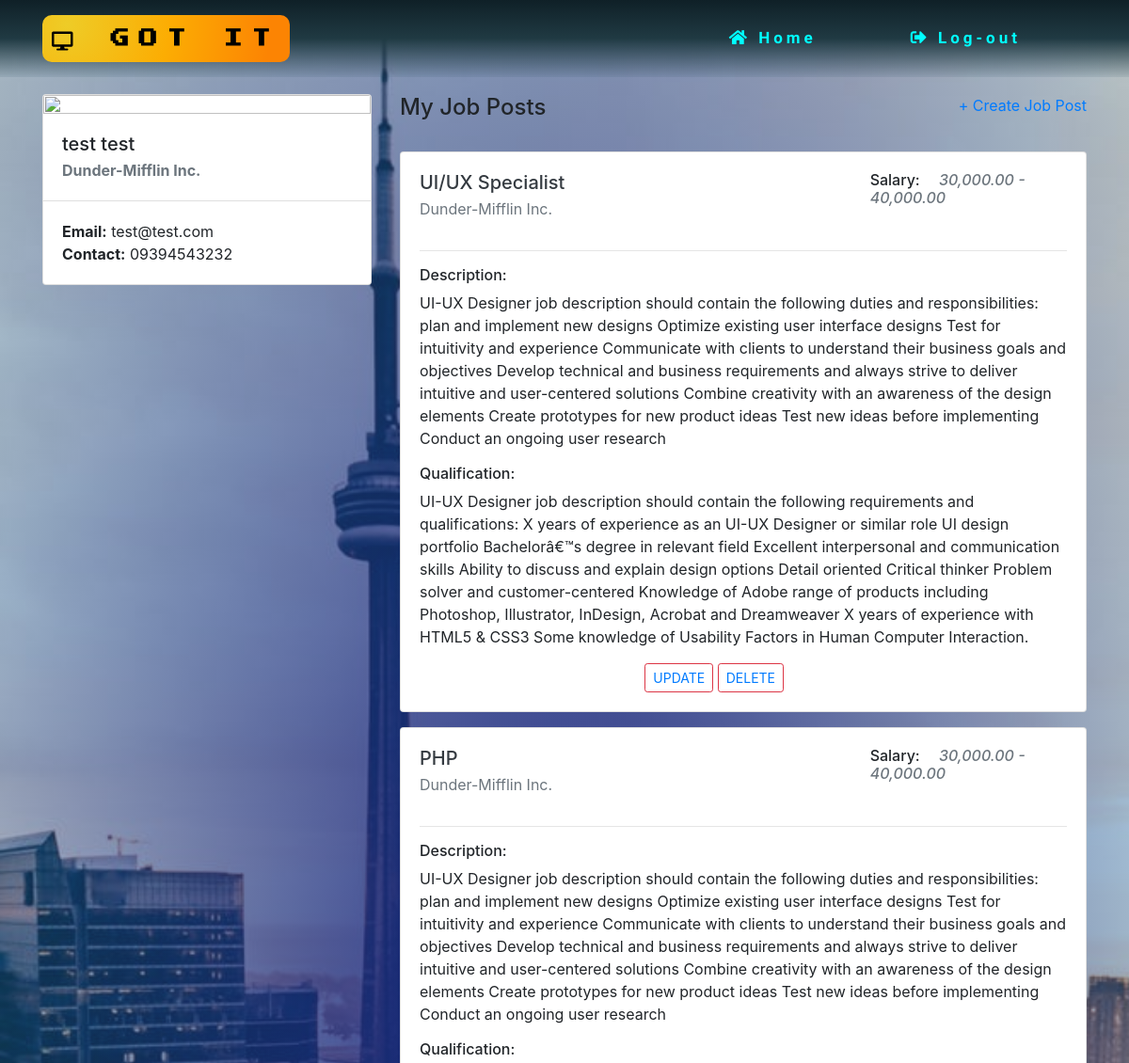
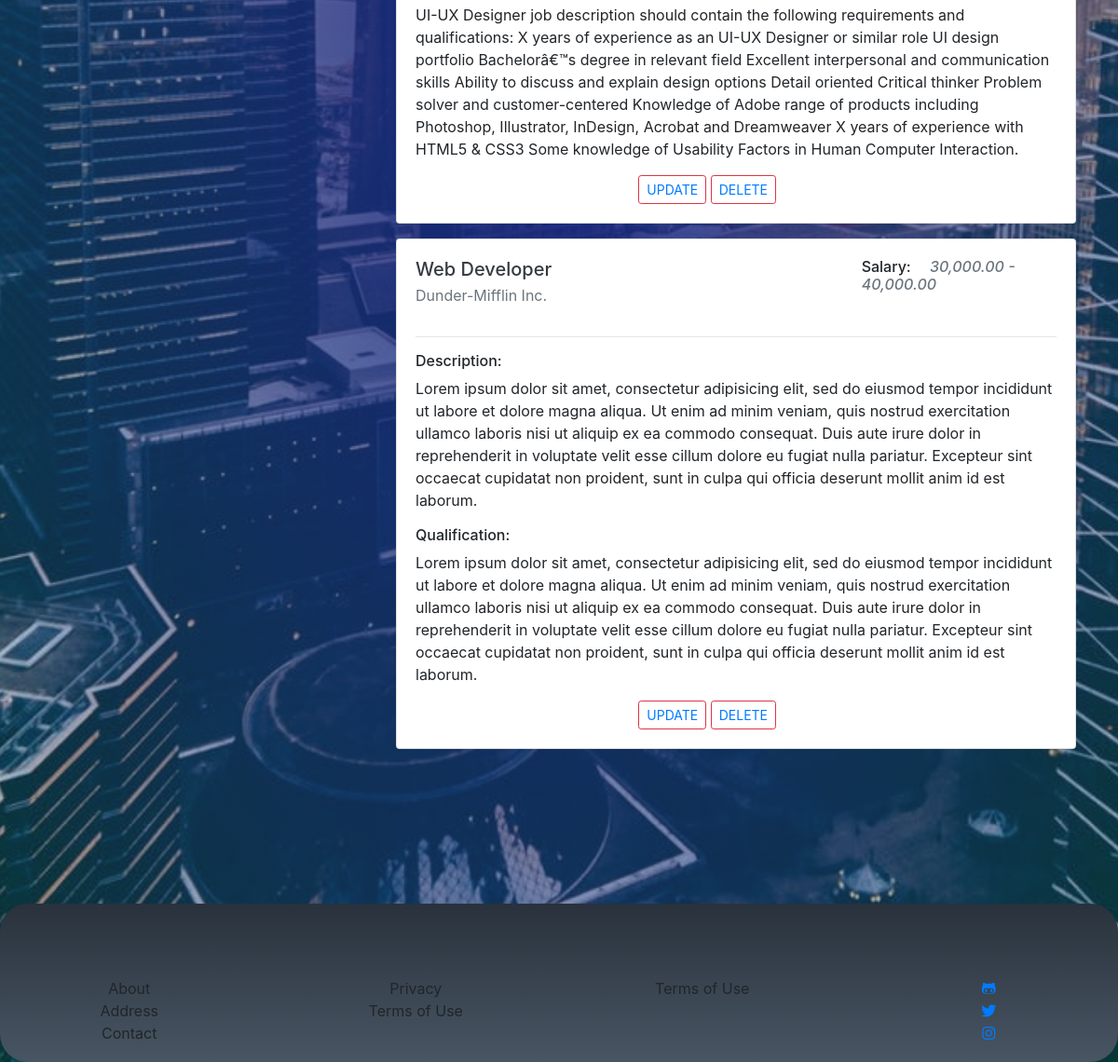
Screenshot of /dashboard.php (signed in) with the database file from the repository (2 pictures, top to bottom).
### tables this page shows
CREATE TABLE `user` (
  `user_id` int(11) NOT NULL,
  `user_role` varchar(25) NOT NULL,
  `user_company` varchar(255) NOT NULL,
  `user_loc` varchar(255) NOT NULL,
  `user_lastName` varchar(255) NOT NULL,
  `user_firstName` varchar(255) NOT NULL,
  `user_gender` varchar(255) NOT NULL,
  `user_email` varchar(255) NOT NULL,
  `user_contact` varchar(13) NOT NULL,
  `user_password` varchar(255) NOT NULL
);

CREATE TABLE `job` (
  `job_id` int(11) NOT NULL,
  `job_title` varchar(255) NOT NULL,
  `user_id` int(11) NOT NULL,
  `job_salary` varchar(255) NOT NULL,
  `job_description` varchar(1000) NOT NULL,
  `job_qualification` varchar(1000) NOT NULL
);

### dashboard.php (the view, shortened to what this page needs)
<?php
	$connection = mysqli_connect("localhost", "root", "", "job_board");
	$sql = 'SELECT * FROM user WHERE user_id = ' . $_SESSION['user_id'];
	$result = mysqli_query($connection , $sql);
	$user = mysqli_fetch_array($result, MYSQLI_ASSOC);
	$posts = [];
	if ($user['user_role'] == 'Employer') {
		$sql = 'SELECT job.*, user.user_company AS company
			FROM job
			INNER JOIN user
			ON user.user_id = job.user_id
			WHERE user.user_id = ' . $user['user_id'];
		$posts = mysqli_query($connection , $sql);
	}
?>
	<?php include 'link.php'; ?>
<?php include 'nav.php'; ?>
<div class="dashboard">
	<div class="container">
		<div class="row">
			<div class="col-md-4">
				<div class="card profile-card mb-4">
					<img class="card-img-top" src="https://www.drivereasy.com/wp-content/themes/drivereasy/images/user-experienced.jpg">
					<div class="card-body">
						<h5 class="card-title" style="margin-bottom: .25rem;">
							<?= $user['user_firstName'] . ' ' . $user['user_lastName'] ?>
						</h5>
						<p class="card-text font-weight-bold">
							<a class="text-muted text-decoration-none" href="#">
								<?= $user['user_company'] ?>
							</a>
						</p>
					</div>
					<div class="card-body profile-card_description">
						<div class="card-text">
							<strong>Email:</strong> <?= $user['user_email'] ?></div>
						<div class="card-text">
							<strong>Contact:</strong> <?= $user['user_contact'] ?></div>
					</div>
				</div>
			</div>
			<div class="col-md-8">
				<div class="mb-4">
					<h4 class="d-inline-block">
						<?= $user['user_role'] == 'Employer' ? 'My Job Posts' : 'Latest Job Posts' ?>
					</h4>
					<a class="float-right" href="job_create.php"
					style="<?=$user['user_role'] != 'Employer' ? 'display:none' : 'none'?>">+ Create Job Post</a>
				</div>
				<?php
					for ($i=0; $i < mysqli_num_rows($posts); $i++) {
						$post = mysqli_fetch_array($posts, MYSQLI_ASSOC);
						?>
						<div class="card job-card mb-3">
							<div class="card-body">
								<div class="row">
									<div class="col-md-8">
										<h5 class="card-title mb-1">
											<a class="text-decoration-none text-dark" href="#">
												<?= $post['job_title']?>
											</a>
										</h5>
										<p class="card-text">
											<a class="text-muted text-decoration-none" href="#">
												<?= $post['company'] ?>
											</a>
										</p>
									</div>
									<div class="col-md-4">
										<h6 class="float-right">
											Salary:&emsp;
											<span class="text-muted font-italic"><?= $post['job_salary'] ?></span>
										</h6>
									</div>
								</div>
								<hr>
								<div class="row">
									<div class="col-md-12">
										<h6>Description:</h6>
										<p>
											<?= $post['job_description'] ?>
										</p>
									</div>
								</div>
								<div class="row">
									<div class="col-md-12">
										<h6>Qualification:</h6>
										<p>
											<?= $post['job_qualification'] ?>
										</p>
									</div>
								</div>
								<div class="row justify-content-center">
									<div class="col-md-4 ">
                        				<button type="submit"
                        				style="<?=$user['user_role'] != 'Employer' ? 'display:none' : 'none'?>"
                        				class="btn btn-outline-danger btn-sm btn-inline login-button"
                        				name="update">
                        				<a href="<?='job_update.php?job_id=' . $post['job_id'] ?>">UPDATE</a></button>
                        				<button type="submit"
                        				style="<?=$user['user_role'] != 'Employer' ? 'display:none' : 'none'?>"
                        				class="btn btn-outline-danger btn-sm btn-inline login-button"
                        				name="delete" >
                        				<a href="<?='job_delete.php?job_id=' . $post['job_id'] ?>">DELETE</a></button>
                        			</div>
								</div>
							</div>
						</div>
						<?php
					}
				?>
			</div>
		</div>
	</div>
</div>
 <?php include 'footer.php'; ?>

### link.php (shortened to what this page needs)
<link rel="stylesheet" type="text/css" href="style2.css">
<link rel="stylesheet" href="https://stackpath.bootstrapcdn.com/bootstrap/4.3.1/css/bootstrap.min.css">
<link rel="stylesheet" href="https://use.fontawesome.com/releases/v5.8.1/css/all.css">
<link rel="stylesheet" href="https://cdnjs.cloudflare.com/ajax/libs/font-awesome/4.7.0/css/font-awesome.min.css">
<link rel="stylesheet" href="https://use.fontawesome.com/releases/v5.8.2/css/all.css">
<link rel="stylesheet" href="css/animate.min.css">
<link href="//maxcdn.bootstrapcdn.com/bootstrap/4.1.1/css/bootstrap.min.css" rel="stylesheet" id="bootstrap-css">
<link rel="stylesheet" href="https://stackpath.bootstrapcdn.com/bootstrap/4.3.1/css/bootstrap.min.css">

### nav.php (shortened to what this page needs)
<?php include 'link.php'; ?>
	<nav class="navbar navbar-expand-lg fixed-top navbar-transparent" >
		<div class="container">
			<div id="werpa" class="navbar-translate">
				<a id="webtitle" class="navbar-brand" rel="tooltip" title="Who Are We?" data-placement="bottom" target="_blank"><i class="fas fa-desktop"></i>
                GOT IT
                </a>
		</div>
		<ul id="navi" class="navbar-nav" style="font-family: Francois One">
					<li class="nav-item"><a href="index.php" style="text-decoration: none"><i class="fas fa-home"></i> Home</a></li>
					<li class="nav-item loglogout"><a href="logout.php" style="text-decoration: none"><i class="fas fa-sign-out-alt"></i> Log-out</a></li>
		</ul>
	</nav>

### footer.php
<footer style="background-color: gray" width="100%">
		<div class="row">
			<div id="about" class="jumbotron col-md-3 col-xs-3">
				<ul>
					<li><a onclick="about(); return false;">About</a></li>
					<li><a onclick="address(); return false;">Address</a></li>
					<li><a onclick="contact(); return false;">Contact</a></li>
				</ul>
			</div>
			<div id="jobseekers" class="jumbotron col-md-3 col-xs-3">
				<ul>
					<li><a onclick="privacy(); return false;">Privacy</a></li>
					<li><a onclick="terms(); return false;">Terms of Use</a></li>
				</ul>
			</div>
			<div id="employers" class="jumbotron col-md-3 col-xs-3">
				<ul>
					<li><a onclick="terms(); return false;">Terms of Use</a></li>
				</ul>
			</div>
			<div id="socialmedia" class="jumbotron col-md-3 co-xs-3">
				<ul>
					<li><a href="github.com"><i class="fab fa-github-alt"></i></a></li>
					<li><a href="twitter.com"><i class="fab fa-twitter"></i></a></li>
					<li><a href="instagram.com"><i class="fab fa-instagram"></i></a></li>
				</ul>
			</div>
		</div>
	</footer>

### style2.css (style rules this page uses)
.loglogout { display: none; }
.navbar { position: relative; display: flex; flex-wrap: wrap; align-items: center; justify-content: space-between; background: linear-gradient(rgba(15, 32, 39, 1), rgba(32, 58, 67, 1), rgba(44, 83, 100, 0.1)); }
.fixed-top { position: fixed; z-index: 1030; }
.navbar-nav { text-align: center; padding: 20px; padding-right: 20px; justify-content: space-between; }
#webtitle { color: black; padding: 10px; border-radius: 10px; background-image: radial-gradient( circle farthest-corner at 10% 20%, rgba(238,204,39,1) 0%, rgba(252,173,3,1) 44.7%, rgba(252,132,3,1) 90% ); font-size: 20px; font-weight: bold; letter-spacing: 10px; font-family: 'Press Start 2P', cursive }
.navbar-nav a { padding: 50px; color: cyan; text-decoration: none; letter-spacing: 4px; font-weight: bold; font-size: 17px; }
footer { background: linear-gradient(rgba(41, 50, 60, 1), rgba(72, 85, 99, 1)); height: 170px; width: auto; padding-top: 20px; display: center; flex-direction: row; align-content: center; margin: 0px 19px 0px 19px; border-radius: 30px 30px 30px 30px; }
footer .jumbotron { height: 30px; background-color: rgba(0, 0, 0, 0.0); text-align: center; padding: 10px; margin-top: 10px; }
.dashboard { margin-top: 100px; margin-bottom: 150px; }
.profile-card_description { padding: 1.25rem; border-top: 1px solid rgba(0,0,0,.125); }
.text-decoration-none { text-decoration: none; }
footer li { list-style: none; }
@media only screen and (max-width: 1320px) { footer { width: auto; margin: auto; } }

### dashboard.php (style rules this page uses)
.loglogout { display: inline; }

### rows the page displays
user: user_firstName "test", user_lastName "test", user_company "Dunder-Mifflin Inc.", user_email "test@test.com", user_contact "09394543232"
job: job_title "UI/UX Specialist", user.user_company "Dunder-Mifflin Inc.", job_salary "30,000.00 - 40,000.00", job_description "UI-UX Designer job description should contain the following duties and responsibilities: plan and implement new designs Optimize existing user interface designs Test for intuitivity and experience Communicate with clients to understand their business goals and objectives Develop technical and business requirements and always strive to deliver intuitive and user-centered solutions Combine creativity with an awareness of the design elements Create prototypes for new product ideas Test new ideas before implementing Conduct an ongoing user research", job_qualification "UI-UX Designer job description should contain the following requirements and qualifications: X years of experience as an UI-UX Designer or similar role UI design portfolio Bachelorâ€™s degree in relevant field Excellent interpersonal and communication skills Ability to discuss and explain design options Detail oriented Critical thinker Problem solver and customer-centered Knowledge of Adobe range of products including Photoshop, Illustrator, InDesign, Acrobat and Dreamweaver X years of experience with HTML5 & CSS3 Some knowledge of Usability Factors in Human Computer Interaction."
job: job_title "PHP", user.user_company "Dunder-Mifflin Inc.", job_salary "30,000.00 - 40,000.00", job_description "UI-UX Designer job description should contain the following duties and responsibilities: plan and implement new designs Optimize existing user interface designs Test for intuitivity and experience Communicate with clients to understand their business goals and objectives Develop technical and business requirements and always strive to deliver intuitive and user-centered solutions Combine creativity with an awareness of the design elements Create prototypes for new product ideas Test new ideas before implementing Conduct an ongoing user research", job_qualification "UI-UX Designer job description should contain the following requirements and qualifications: X years of experience as an UI-UX Designer or similar role UI design portfolio Bachelorâ€™s degree in relevant field Excellent interpersonal and communication skills Ability to discuss and explain design options Detail oriented Critical thinker Problem solver and customer-centered Knowledge of Adobe range of products including Photoshop, Illustrator, InDesign, Acrobat and Dreamweaver X years of experience with HTML5 & CSS3 Some knowledge of Usability Factors in Human Computer Interaction."
job: job_title "Web Developer", user.user_company "Dunder-Mifflin Inc.", job_salary "30,000.00 - 40,000.00", job_description "Lorem ipsum dolor sit amet, consectetur adipisicing elit, sed do eiusmod tempor incididunt ut labore et dolore magna aliqua. Ut enim ad minim veniam, quis nostrud exercitation ullamco laboris nisi ut aliquip ex ea commodo consequat. Duis aute irure dolor in reprehenderit in voluptate velit esse cillum dolore eu fugiat nulla pariatur. Excepteur sint occaecat cupidatat non proident, sunt in culpa qui officia deserunt mollit anim id est laborum.", job_qualification "Lorem ipsum dolor sit amet, consectetur adipisicing elit, sed do eiusmod tempor incididunt ut labore et dolore magna aliqua. Ut enim ad minim veniam, quis nostrud exercitation ullamco laboris nisi ut aliquip ex ea commodo consequat. Duis aute irure dolor in reprehenderit in voluptate velit esse cillum dolore eu fugiat nulla pariatur. Excepteur sint occaecat cupidatat non proident, sunt in culpa qui officia deserunt mollit anim id est laborum."
